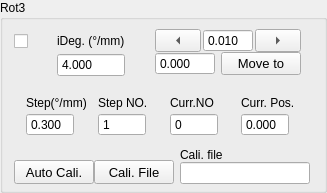
             <widget class="QGroupBox" name="rotary3Group">
              <property name="sizePolicy">
               <sizepolicy hsizetype="Expanding" vsizetype="Expanding">
                <horstretch>0</horstretch>
                <verstretch>0</verstretch>
               </sizepolicy>
              </property>
              <property name="title">
               <string>Rot3</string>
              </property>
              <layout class="QFormLayout" name="formLayout_5">
               <property name="verticalSpacing">
                <number>12</number>
               </property>
               <property name="topMargin">
                <number>0</number>
               </property>
               <property name="bottomMargin">
                <number>6</number>
               </property>
               <item row="0" column="0" colspan="2">
                <layout class="QHBoxLayout" name="horizontalLayout_47" stretch="1,2,0">
                 <property name="spacing">
                  <number>6</number>
                 </property>
                 <item>
                  <layout class="QVBoxLayout" name="verticalLayout_87">
                   <property name="spacing">
                    <number>6</number>
                   </property>
                   <property name="topMargin">
                    <number>9</number>
                   </property>
                   <item>
                    <widget class="QCheckBox" name="activeRot3">
                     <property name="sizePolicy">
                      <sizepolicy hsizetype="Expanding" vsizetype="Preferred">
                       <horstretch>0</horstretch>
                       <verstretch>0</verstretch>
                      </sizepolicy>
                     </property>
                     <property name="toolTip">
                      <string>Active Instrument?</string>
                     </property>
                     <property name="text">
                      <string />
                     </property>
                     <property name="checked">
                      <bool>false</bool>
                     </property>
                     <property name="mytype" stdset="0">
                      <string>checkbox</string>
                     </property>
                    </widget>
                   </item>
                   <item>
                    <widget class="LedIndicator" name="rotary3Led" native="true">
                     <property name="sizePolicy">
                      <sizepolicy hsizetype="Fixed" vsizetype="Fixed">
                       <horstretch>0</horstretch>
                       <verstretch>0</verstretch>
                      </sizepolicy>
                     </property>
                     <property name="minimumSize">
                      <size>
                       <width>25</width>
                       <height>25</height>
                      </size>
                     </property>
                     <property name="maximumSize">
                      <size>
                       <width>25</width>
                       <height>25</height>
                      </size>
                     </property>
                     <property name="baseSize">
                      <size>
                       <width>0</width>
                       <height>0</height>
                      </size>
                     </property>
                     <property name="mytype" stdset="0">
                      <string>led</string>
                     </property>
                    </widget>
                   </item>
                  </layout>
                 </item>
                 <item>
                  <layout class="QVBoxLayout" name="verticalLayout_73">
                   <property name="spacing">
                    <number>0</number>
                   </property>
                   <property name="leftMargin">
                    <number>12</number>
                   </property>
                   <property name="topMargin">
                    <number>9</number>
                   </property>
                   <property name="rightMargin">
                    <number>12</number>
                   </property>
                   <item>
                    <widget class="QLabel" name="label_52">
                     <property name="sizePolicy">
                      <sizepolicy hsizetype="Expanding" vsizetype="Fixed">
                       <horstretch>0</horstretch>
                       <verstretch>0</verstretch>
                      </sizepolicy>
                     </property>
                     <property name="maximumSize">
                      <size>
                       <width>16777215</width>
                       <height>16777215</height>
                      </size>
                     </property>
                     <property name="text">
                      <string>iDeg. (°/mm)</string>
                     </property>
                     <property name="mytype" stdset="0">
                      <string>label</string>
                     </property>
                    </widget>
                   </item>
                   <item>
                    <widget class="QDoubleSpinBox" name="iRot3">
                     <property name="sizePolicy">
                      <sizepolicy hsizetype="Expanding" vsizetype="Fixed">
                       <horstretch>0</horstretch>
                       <verstretch>0</verstretch>
                      </sizepolicy>
                     </property>
                     <property name="maximumSize">
                      <size>
                       <width>16777215</width>
                       <height>24</height>
                      </size>
                     </property>
                     <property name="buttonSymbols">
                      <enum>QAbstractSpinBox::ButtonSymbols::NoButtons</enum>
                     </property>
                     <property name="decimals">
                      <number>3</number>
                     </property>
                     <property name="value">
                      <double>4.000000000000000</double>
                     </property>
                    </widget>
                   </item>
                  </layout>
                 </item>
                 <item>
                  <widget class="QFrame" name="rotary3Manual">
                   <property name="mytype" stdset="0">
                    <string>inst_manu</string>
                   </property>
                   <layout class="QVBoxLayout" name="verticalLayout_75">
                    <property name="spacing">
                     <number>0</number>
                    </property>
                    <property name="leftMargin">
                     <number>12</number>
                    </property>
                    <property name="rightMargin">
                     <number>12</number>
                    </property>
                    <item>
                     <layout class="QHBoxLayout" name="horizontalLayout_25">
                      <property name="spacing">
                       <number>2</number>
                      </property>
                      <item>
                       <widget class="QToolButton" name="rot3JogL">
                        <property name="sizePolicy">
                         <sizepolicy hsizetype="Expanding" vsizetype="Fixed">
                          <horstretch>0</horstretch>
                          <verstretch>0</verstretch>
                         </sizepolicy>
                        </property>
                        <property name="minimumSize">
                         <size>
                          <width>32</width>
                          <height>0</height>
                         </size>
                        </property>
                        <property name="text">
                         <string>...</string>
                        </property>
                        <property name="arrowType">
                         <enum>Qt::ArrowType::LeftArrow</enum>
                        </property>
                        <property name="mytype" stdset="0">
                         <string>arrowbutton</string>
                        </property>
                       </widget>
                      </item>
                      <item>
                       <widget class="QDoubleSpinBox" name="rotary3JogStep">
                        <property name="sizePolicy">
                         <sizepolicy hsizetype="Preferred" vsizetype="Preferred">
                          <horstretch>0</horstretch>
                          <verstretch>0</verstretch>
                         </sizepolicy>
                        </property>
                        <property name="maximumSize">
                         <size>
                          <width>50</width>
                          <height>24</height>
                         </size>
                        </property>
                        <property name="buttonSymbols">
                         <enum>QAbstractSpinBox::ButtonSymbols::NoButtons</enum>
                        </property>
                        <property name="decimals">
                         <number>3</number>
                        </property>
                        <property name="minimum">
                         <double>-50.000000000000000</double>
                        </property>
                        <property name="maximum">
                         <double>210.000000000000000</double>
                        </property>
                        <property name="value">
                         <double>0.010000000000000</double>
                        </property>
                       </widget>
                      </item>
                      <item>
                       <widget class="QToolButton" name="rot3JogR">
                        <property name="sizePolicy">
                         <sizepolicy hsizetype="Expanding" vsizetype="Fixed">
                          <horstretch>0</horstretch>
                          <verstretch>0</verstretch>
                         </sizepolicy>
                        </property>
                        <property name="minimumSize">
                         <size>
                          <width>32</width>
                          <height>0</height>
                         </size>
                        </property>
                        <property name="text">
                         <string>...</string>
                        </property>
                        <property name="arrowType">
                         <enum>Qt::ArrowType::RightArrow</enum>
                        </property>
                        <property name="mytype" stdset="0">
                         <string>arrowbutton</string>
                        </property>
                       </widget>
                      </item>
                     </layout>
                    </item>
                    <item>
                     <layout class="QHBoxLayout" name="horizontalLayout_34">
                      <property name="spacing">
                       <number>6</number>
                      </property>
                      <item>
                       <widget class="QDoubleSpinBox" name="rot3SetPos">
                        <property name="sizePolicy">
                         <sizepolicy hsizetype="Expanding" vsizetype="Fixed">
                          <horstretch>0</horstretch>
                          <verstretch>0</verstretch>
                         </sizepolicy>
                        </property>
                        <property name="maximumSize">
                         <size>
                          <width>60</width>
                          <height>24</height>
                         </size>
                        </property>
                        <property name="buttonSymbols">
                         <enum>QAbstractSpinBox::ButtonSymbols::NoButtons</enum>
                        </property>
                        <property name="decimals">
                         <number>3</number>
                        </property>
                        <property name="maximum">
                         <double>1000.000000000000000</double>
                        </property>
                       </widget>
                      </item>
                      <item>
                       <widget class="QPushButton" name="rot3MoveTo">
                        <property name="sizePolicy">
                         <sizepolicy hsizetype="Expanding" vsizetype="Fixed">
                          <horstretch>0</horstretch>
                          <verstretch>0</verstretch>
                         </sizepolicy>
                        </property>
                        <property name="maximumSize">
                         <size>
                          <width>80</width>
                          <height>30</height>
                         </size>
                        </property>
                        <property name="font">
                         <font>
                          <pointsize>10</pointsize>
                         </font>
                        </property>
                        <property name="text">
                         <string>Move to</string>
                        </property>
                        <property name="mytype" stdset="0">
                         <string>clickable_button</string>
                        </property>
                       </widget>
                      </item>
                     </layout>
                    </item>
                   </layout>
                  </widget>
                 </item>
                </layout>
               </item>
               <item row="1" column="0" colspan="2">
                <layout class="QHBoxLayout" name="horizontalLayout_35">
                 <property name="leftMargin">
                  <number>12</number>
                 </property>
                 <item>
                  <layout class="QVBoxLayout" name="verticalLayout_76">
                   <property name="spacing">
                    <number>3</number>
                   </property>
                   <item>
                    <widget class="QLabel" name="label_53">
                     <property name="sizePolicy">
                      <sizepolicy hsizetype="Expanding" vsizetype="Fixed">
                       <horstretch>0</horstretch>
                       <verstretch>0</verstretch>
                      </sizepolicy>
                     </property>
                     <property name="text">
                      <string>Step(°/mm)</string>
                     </property>
                     <property name="mytype" stdset="0">
                      <string>label</string>
                     </property>
                    </widget>
                   </item>
                   <item>
                    <widget class="QDoubleSpinBox" name="rotary3Step">
                     <property name="sizePolicy">
                      <sizepolicy hsizetype="Expanding" vsizetype="Fixed">
                       <horstretch>0</horstretch>
                       <verstretch>0</verstretch>
                      </sizepolicy>
                     </property>
                     <property name="maximumSize">
                      <size>
                       <width>48</width>
                       <height>24</height>
                      </size>
                     </property>
                     <property name="buttonSymbols">
                      <enum>QAbstractSpinBox::ButtonSymbols::NoButtons</enum>
                     </property>
                     <property name="decimals">
                      <number>3</number>
                     </property>
                     <property name="value">
                      <double>0.300000000000000</double>
                     </property>
                    </widget>
                   </item>
                  </layout>
                 </item>
                 <item>
                  <layout class="QVBoxLayout" name="verticalLayout_77">
                   <property name="spacing">
                    <number>3</number>
                   </property>
                   <item>
                    <widget class="QLabel" name="label_54">
                     <property name="sizePolicy">
                      <sizepolicy hsizetype="Expanding" vsizetype="Fixed">
                       <horstretch>0</horstretch>
                       <verstretch>0</verstretch>
                      </sizepolicy>
                     </property>
                     <property name="text">
                      <string>Step NO.</string>
                     </property>
                     <property name="mytype" stdset="0">
                      <string>label</string>
                     </property>
                    </widget>
                   </item>
                   <item>
                    <widget class="QSpinBox" name="rotary3StepNO">
                     <property name="sizePolicy">
                      <sizepolicy hsizetype="Expanding" vsizetype="Fixed">
                       <horstretch>0</horstretch>
                       <verstretch>0</verstretch>
                      </sizepolicy>
                     </property>
                     <property name="maximumSize">
                      <size>
                       <width>48</width>
                       <height>24</height>
                      </size>
                     </property>
                     <property name="buttonSymbols">
                      <enum>QAbstractSpinBox::ButtonSymbols::NoButtons</enum>
                     </property>
                     <property name="maximum">
                      <number>10000</number>
                     </property>
                     <property name="value">
                      <number>1</number>
                     </property>
                    </widget>
                   </item>
                  </layout>
                 </item>
                 <item>
                  <layout class="QVBoxLayout" name="verticalLayout_78">
                   <property name="spacing">
                    <number>3</number>
                   </property>
                   <item>
                    <widget class="QLabel" name="label_55">
                     <property name="sizePolicy">
                      <sizepolicy hsizetype="Expanding" vsizetype="Fixed">
                       <horstretch>0</horstretch>
                       <verstretch>0</verstretch>
                      </sizepolicy>
                     </property>
                     <property name="text">
                      <string>Curr.NO</string>
                     </property>
                     <property name="mytype" stdset="0">
                      <string>label</string>
                     </property>
                    </widget>
                   </item>
                   <item>
                    <widget class="QSpinBox" name="rotary3CurrStepNO">
                     <property name="sizePolicy">
                      <sizepolicy hsizetype="Expanding" vsizetype="Fixed">
                       <horstretch>0</horstretch>
                       <verstretch>0</verstretch>
                      </sizepolicy>
                     </property>
                     <property name="maximumSize">
                      <size>
                       <width>48</width>
                       <height>24</height>
                      </size>
                     </property>
                     <property name="buttonSymbols">
                      <enum>QAbstractSpinBox::ButtonSymbols::NoButtons</enum>
                     </property>
                     <property name="maximum">
                      <number>10000</number>
                     </property>
                     <property name="mytype" stdset="0">
                      <string>intNO</string>
                     </property>
                    </widget>
                   </item>
                  </layout>
                 </item>
                 <item>
                  <layout class="QVBoxLayout" name="verticalLayout_88">
                   <property name="spacing">
                    <number>3</number>
                   </property>
                   <item>
                    <widget class="QLabel" name="label_56">
                     <property name="sizePolicy">
                      <sizepolicy hsizetype="Expanding" vsizetype="Fixed">
                       <horstretch>0</horstretch>
                       <verstretch>0</verstretch>
                      </sizepolicy>
                     </property>
                     <property name="text">
                      <string>Curr. Pos.</string>
                     </property>
                     <property name="mytype" stdset="0">
                      <string>label</string>
                     </property>
                    </widget>
                   </item>
                   <item>
                    <widget class="QDoubleSpinBox" name="rot3CurrPos">
                     <property name="sizePolicy">
                      <sizepolicy hsizetype="Expanding" vsizetype="Fixed">
                       <horstretch>0</horstretch>
                       <verstretch>0</verstretch>
                      </sizepolicy>
                     </property>
                     <property name="maximumSize">
                      <size>
                       <width>48</width>
                       <height>24</height>
                      </size>
                     </property>
                     <property name="buttonSymbols">
                      <enum>QAbstractSpinBox::ButtonSymbols::NoButtons</enum>
                     </property>
                     <property name="decimals">
                      <number>3</number>
                     </property>
                     <property name="minimum">
                      <double>-10.000000000000000</double>
                     </property>
                     <property name="maximum">
                      <double>1000.000000000000000</double>
                     </property>
                    </widget>
                   </item>
                  </layout>
                 </item>
                </layout>
               </item>
               <item row="2" column="0">
                <layout class="QHBoxLayout" name="horizontalLayout_39">
                 <property name="topMargin">
                  <number>12</number>
                 </property>
                 <item>
                  <widget class="QPushButton" name="pol_cali_mode">
                   <property name="sizePolicy">
                    <sizepolicy hsizetype="Expanding" vsizetype="Fixed">
                     <horstretch>0</horstretch>
                     <verstretch>0</verstretch>
                    </sizepolicy>
                   </property>
                   <property name="maximumSize">
                    <size>
                     <width>16777215</width>
                     <height>30</height>
                    </size>
                   </property>
                   <property name="font">
                    <font>
                     <pointsize>10</pointsize>
                    </font>
                   </property>
                   <property name="toolTip">
                    <string>&lt;html&gt;&lt;head/&gt;&lt;body&gt;&lt;p&gt;Choose calibration method for polarization dependent measurement:&lt;/p&gt;&lt;p&gt;&lt;span style=" font-weight:700;"&gt;'Auto Cali.'&lt;/span&gt;:  automatically calibrate polarization dependence by setting synchronization correction angle_steps;&lt;/p&gt;&lt;p&gt;&lt;span style=" font-weight:700;"&gt; 'Cali. Data'&lt;/span&gt;:  import calibration data obtained from manually calibration  &lt;/p&gt;&lt;/body&gt;&lt;/html&gt;</string>
                   </property>
                   <property name="text">
                    <string>Auto Cali.</string>
                   </property>
                   <property name="checkable">
                    <bool>true</bool>
                   </property>
                   <property name="checked">
                    <bool>false</bool>
                   </property>
                   <property name="mytype" stdset="0">
                    <string>checkable_button</string>
                   </property>
                  </widget>
                 </item>
                 <item>
                  <widget class="QPushButton" name="load_cali_file">
                   <property name="sizePolicy">
                    <sizepolicy hsizetype="Expanding" vsizetype="Fixed">
                     <horstretch>0</horstretch>
                     <verstretch>0</verstretch>
                    </sizepolicy>
                   </property>
                   <property name="maximumSize">
                    <size>
                     <width>16777215</width>
                     <height>30</height>
                    </size>
                   </property>
                   <property name="font">
                    <font>
                     <pointsize>10</pointsize>
                    </font>
                   </property>
                   <property name="toolTip">
                    <string>&lt;html&gt;&lt;head/&gt;&lt;body&gt;&lt;p&gt;Import calibration data for polarization scan&lt;/p&gt;&lt;/body&gt;&lt;/html&gt;</string>
                   </property>
                   <property name="text">
                    <string>Cali. File</string>
                   </property>
                   <property name="mytype" stdset="0">
                    <string>clickable_button</string>
                   </property>
                  </widget>
                 </item>
                </layout>
               </item>
               <item row="2" column="1">
                <layout class="QVBoxLayout" name="verticalLayout_85">
                 <property name="spacing">
                  <number>0</number>
                 </property>
                 <property name="rightMargin">
                  <number>3</number>
                 </property>
                 <item>
                  <widget class="QLabel" name="label_57">
                   <property name="sizePolicy">
                    <sizepolicy hsizetype="Expanding" vsizetype="Expanding">
                     <horstretch>0</horstretch>
                     <verstretch>0</verstretch>
                    </sizepolicy>
                   </property>
                   <property name="text">
                    <string>Cali. file</string>
                   </property>
                   <property name="mytype" stdset="0">
                    <string>label</string>
                   </property>
                  </widget>
                 </item>
                 <item>
                  <widget class="QLineEdit" name="cali_file_path">
                   <property name="sizePolicy">
                    <sizepolicy hsizetype="Expanding" vsizetype="Fixed">
                     <horstretch>0</horstretch>
                     <verstretch>0</verstretch>
                    </sizepolicy>
                   </property>
                   <property name="maximumSize">
                    <size>
                     <width>16777215</width>
                     <height>16777215</height>
                    </size>
                   </property>
                  </widget>
                 </item>
                </layout>
               </item>
              </layout>
             </widget>
